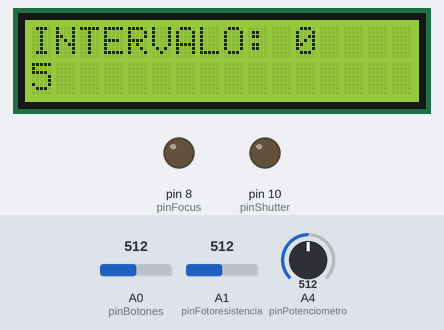
Simulated run of this sketch. Board: Arduino Uno, built with avr-gcc and run on an emulated ATmega328P. Shown: 16×2 character LCD, output pins drawn as LEDs (lit = HIGH). Inputs (shaded band) come from the test bench; at power-on: A0 (pinBotones) = 512, A1 (pinFotoresistencia) = 512, A4 (pinPotenciometro) = 512. What the sketch prints to the serial monitor is not drawn.

Above: at 1.2 s.
1.3 s: A0 (pinBotones) set to 345
2.8 s: A0 (pinBotones) set to 314
At 4.2 s:
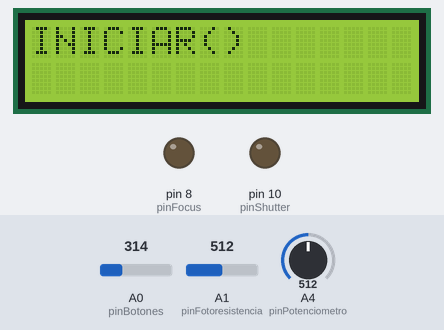
Timing chart, 0 to 5.8 s (numbered marks = the images above; inputs shaded):
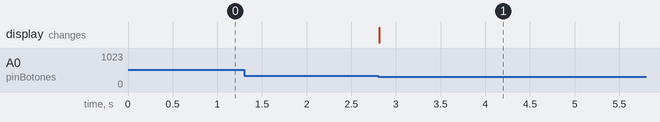

The sketch:

codigo4.ino
```cpp
#include <LiquidCrystal.h>
LiquidCrystal lcd(12, 11, 5 , 4, 3, 2);
const int pinFocus = 8;
const int pinShutter = 10;
const int pinPotenciometro = A4;
const int pinFotoresistencia = A1;
const int pinBotones = A0;
const int analogBotones[3] = {820, 280, 130};
const int numOpciones = 4;
int valorPotenciometro = 0;
int valorActualPotenciometro = 0;
int valorFotoresistencia = 0;
int valorActualFotoresistencia = 0;
int valorBotones = 0;
int valorActualBotones = 0;
int valorBoton1 = 0;
int valorBoton2 = 0;
int valorBoton3 = 0;
int opciones[3];
int idopcion = 0;
int totalOpciones = 4;
int idOpcion = 0;
int valorOpciones[numOpciones] = {0,0,0,0};    // Intervalo, Exposicion, Cantidad, Iniciar
int Intervalo = 0;
int Exposicion = 0;
int Cantidad = 0;
int activaCamara = 0;
int activeShutter = 0;
// tiempos
int tiempo = 0;
int tiempoActual = 0;

#define CAMERA_FLASH_PIN 4

void setup(){
    lcd.begin(16, 2);
    pinMode(pinBotones, INPUT);
    pinMode(pinFocus, OUTPUT);
    pinMode(pinShutter, OUTPUT);
    digitalWrite(CAMERA_FLASH_PIN, LOW);
    Serial.begin(9600); // open serial
    imprimirOpcion();
}

void leerPotenciometro(){
    if(idOpcion != 3){
        valorActualPotenciometro = analogRead(pinPotenciometro) / 100;
        if(valorActualPotenciometro != valorPotenciometro){
            clearRow(1);
            lcd.setCursor(0, 1);
            valorPotenciometro = valorActualPotenciometro;
            lcd.print(valorPotenciometro);
        }
    }
}

void leerFotoresistencia(){
    valorActualFotoresistencia = analogRead(pinFotoresistencia) / 540;
    if(valorActualFotoresistencia != valorFotoresistencia){
        valorFotoresistencia = valorActualFotoresistencia;
        if(valorFotoresistencia == 1){
          if(valorOpciones[idOpcion] != valorPotenciometro || idOpcion == 3)
            guardar();
      }
    }
}

void clearRow(int n){
    lcd.setCursor(0, n);
    for(int i=0; i<16; i++){
        lcd.print(" ");
    }
}

void imprimirOpcion(){
    clearRow(0);
    clearRow(1);
    lcd.setCursor(0, 0);
  if(idOpcion == 0)
    lcd.print("INTERVALO: ");
    else if(idOpcion == 1)
    lcd.print("EXPOSICION: ");
    else if(idOpcion == 2)
    lcd.print("CANTIDAD: ");
    else{
      lcd.print("INICIAR()");
    }

    if(idOpcion <= 2){
        lcd.print(valorOpciones[idOpcion]);
        lcd.setCursor(0, 1);
        lcd.print(valorPotenciometro);
    }
}

void subir(){
    idOpcion = (idOpcion+1)%numOpciones;
    imprimirOpcion();
}

void bajar(){
    idOpcion = (numOpciones + idOpcion - 1)%numOpciones;
    imprimirOpcion();
}

void guardar(){
    if(idOpcion != 3){
        valorOpciones[idOpcion] = valorPotenciometro;
        imprimirOpcion();
        valorOpciones[3] = 0;
    }
    else{
      valorOpciones[3] = 1;
        clearRow(1);
        if(activaCamara == 0){
          Intervalo = valorOpciones[0];
          Exposicion = valorOpciones[1];
          Cantidad = valorOpciones[2];
        activaCamara = 1;
        tiempo = millis() + (Intervalo+Exposicion)*1000;
        }
        else{
          activaCamara = 0;
            activeShutter = 0;
            Intervalo = 0;
          Exposicion = 0;
          Cantidad = 0;
        }
    }
}

int inicio(){
  if(valorOpciones[3]==1 || valorFotoresistencia>=1)
    return(1);
    return(0);
}

void presionoBoton(){
    valorActualBotones = analogRead(pinBotones);
    int boton;
    for(boton=0; boton<3; boton++){
        if(valorBotones >= analogBotones[boton]-50 && valorBotones <= analogBotones[boton]+50)
        break;
    }
    int b1=boton;
    for(boton=0; boton<3; boton++){
        if(valorActualBotones >= analogBotones[boton]-50 && valorActualBotones <= analogBotones[boton]+50)
        break;
    }
    int b2= boton;
    valorBotones = valorActualBotones;
    if(boton == 0 && b1!=b2)
    subir();
    else if(boton == 1 && b1!=b2)
    bajar();
    else if(boton == 2 && b1!=b2)
    guardar();
}

void camara(){
    if(activaCamara == 1 && Cantidad >= 1){
        tiempoActual= millis();
        if(tiempoActual >= tiempo){
            digitalWrite(pinFocus, LOW);
            digitalWrite(pinShutter, LOW);
            tiempo= tiempoActual + (Intervalo+Exposicion)*1000;
            Cantidad--;
            activeShutter = 0;
        }
        else if(tiempoActual >= tiempo-(Exposicion*1000) && activeShutter == 0){
            digitalWrite(pinFocus, HIGH);
            digitalWrite(pinShutter, HIGH);
            activeShutter = 1;
        }
    }
    else{
        digitalWrite(pinFocus, LOW);
        digitalWrite(pinShutter, LOW);
        activaCamara = 0;
    }
}

void loop(){
    Serial.print(activaCamara);
    Serial.print(" ");
    Serial.println(Cantidad);
    presionoBoton();
    leerPotenciometro();
    leerFotoresistencia();
    camara();
}
```

Measured:
- the behaviour switches between 331 and 330 on A0 (pinBotones) (found by bisection; images 0 and 1)
- after the input at 1.3 s, every drawn part: stays the same
- after the input at 2.8 s, the display: changes at once (image 1)
